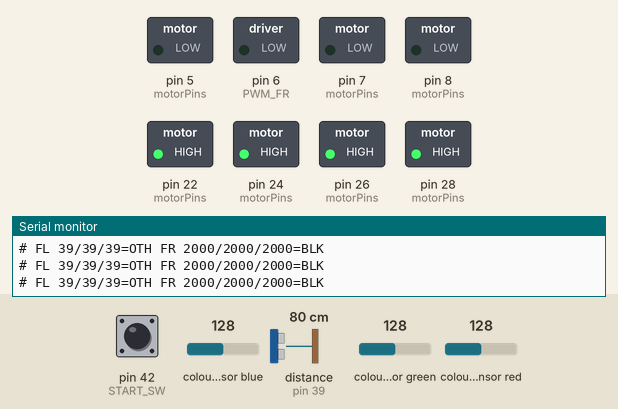
Simulated run of this sketch. Board: Arduino Mega 2560, built with avr-gcc and run on an emulated ATmega2560. On the bench: switched loads named in the sketch (green lamp = pin HIGH), the last lines printed to the serial monitor. Wiring (inferred from the names in the program): TCS3200 colour sensor: output pin 38; S2 pin 36; S3 pin 37; S0 pin 34; S1 pin 35. Dashed ring = blinking. The inputs (shaded band) are chosen by the test bench; at power-on: pin 42 (START_SW) HIGH, colour sensor green 128, colour sensor blue 128, distance to the obstacle (sensor on pin 39) 80 cm, colour sensor red 128. The echo pulse lasts 58.3 µs per cm; pins used as bus, display or sensor lines are not drawn.

Above: at 1.2 s.
1.3 s: pin 42 (START_SW) pulled LOW for 0.15 s
At 1.41 s:
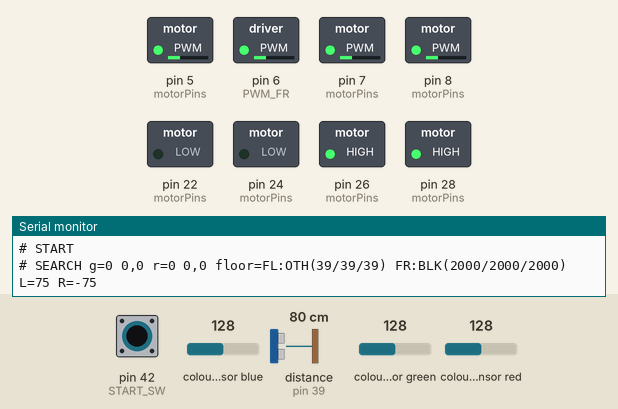
2.9 s: colour sensor green set to 5
4.8 s: pin 42 (START_SW) pulled LOW for 1 s
At 5.3 s:
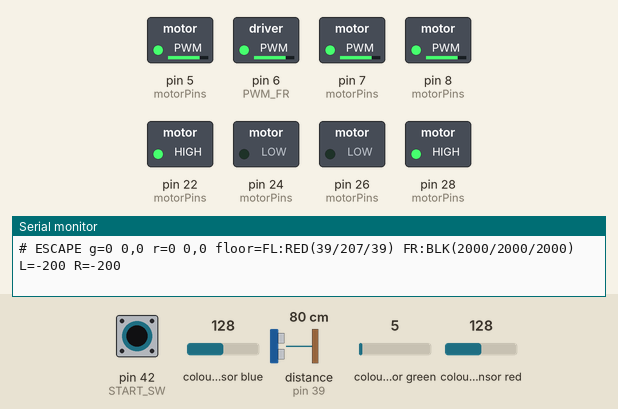
7.3 s: pin 42 (START_SW) pulled LOW for 3.2 s
At 8.09 s:
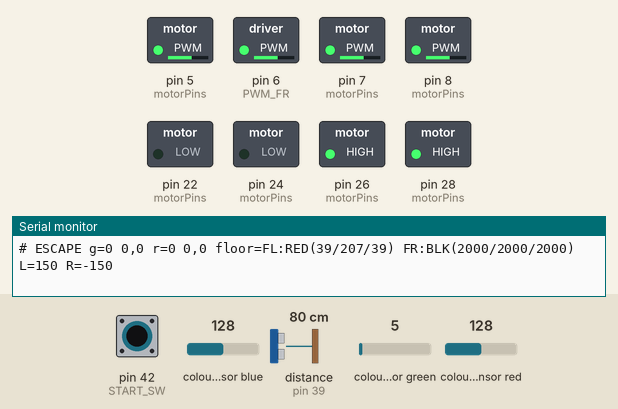
Timing chart, 0 to 12.0 s (numbered marks = the images above; inputs shaded):
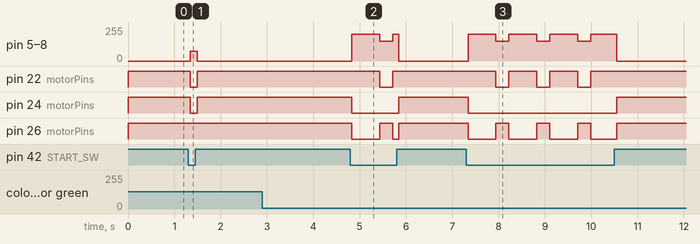

The sketch:

robot_arduino.ino
```cpp
/*
 * robot_arduino.ino — IRC 씨름로봇 (Arduino Mega 2560)
 * 배선: 씨름로봇 배선도 REV B 기준 (엔코더 없음, 컬러센서 앞 2개만 사용)
 *
 * 시작: D42 토글 스위치 ON → 오른쪽 회전부터 시작, OFF → 즉시 정지
 *       (전원 넣을 때 이미 ON 이면 한 번 OFF→ON 해야 시작)
 *
 * 판단 우선순위 (위가 먼저)
 *   1. 바닥 회피 : 앞 센서 중 하나라도 파랑 또는 빨강 감지 → 탈출 동작
 *                  FL만 → 짧게 후진 후 오른쪽 회전
 *                  FR만 → 짧게 후진 후 왼쪽 회전
 *                  둘 다 → 조금 길게 후진 후 크게 회전(마지막으로 상대 본 쪽)
 *                  후진은 색이 안 보일 때까지 (+ESC_BACK_EXTRA_MS), 최대 ESC_BACK_MAX_MS
 *                  ※ 뒤 센서가 없으므로 최대 후진 시간으로 제한
 *   2. 탐색      : 초록 모자가 안 보이면 제자리 회전
 *                  (전원 ON 직후엔 오른쪽, 이후엔 마지막으로 본 방향)
 *   3. 우회      : 빨간 원이 초록 모자 앞을 가리면 원 가장자리 바깥을 조준
 *   4. 돌진      : 초록 모자가 크게 보이면(가까우면) 최대 출력
 *   5. 추적      : 초록 모자 x 오차로 PID 조향
 *   (빨강 한쪽만 밟아도 1번 회피 동작을 함 — 2026-11-10 변경)
 *
 * Pi → Mega 시리얼 (USB, 115200bps), 한 줄씩:
 *   "V,g,gx,gy,gw,r,rx,ry,rw,rh\n"
 *   g / r : 초록 모자 / 빨간 원 보이면 1, 안 보이면 0
 *   x     : -100(화면 왼쪽 끝) ~ +100(오른쪽 끝), 0 = 화면 중앙
 *   y     : 0(화면 위) ~ 100(화면 아래)
 *   w     : x와 같은 스케일의 폭 (200 = 화면 전체 폭)
 *   h     : y와 같은 스케일의 높이
 * Mega → Pi : '#'으로 시작하는 줄은 디버그 출력 (robot_pi.py가 화면에 찍어줌)
 */

// ===================== 디버그 =====================
// 1로 바꾸면 모터를 멈추고 컬러센서 원시값만 출력 (임계값 맞출 때 사용)
#define COLOR_DEBUG 0
// 1로 바꾸면 주행하면서 100ms마다 현재 상태 출력
#define STATE_DEBUG 1

// ===================== 시작 토글 스위치 =====================
// D42 에 토글 스위치. 스위치 반대쪽 단자가
//   GND 에 연결  → SW_TO_GND 1 (기본, 내부 풀업 사용, ON = LOW)
//   5V  에 연결  → SW_TO_GND 0 (D42–GND 사이에 10kΩ 풀다운 저항 필요, ON = HIGH)
#define SW_TO_GND 1
const uint8_t START_SW = 42;
const unsigned long SW_DEBOUNCE_MS = 30;

// ===================== 핀 (배선도 기준) =====================
// 2026-11-13 motor_check 실측: 앞/뒤 바퀴가 핀과 반대로 연결돼 있어서 핀 이름을 실제 위치에 맞춤
//   왼쪽 앞 = 7/26, 왼쪽 뒤 = 5/22, 오른쪽 앞 = 6/24, 오른쪽 뒤 = 8/28 (왼쪽만 앞뒤 바뀜)
const uint8_t PWM_FL = 7, DIR_FL = 26;
const uint8_t PWM_RL = 5, DIR_RL = 22;
const uint8_t PWM_FR = 6, DIR_FR = 24;   // 2026-11-13 오른쪽은 원래 핀이 맞음
const uint8_t PWM_RR = 8, DIR_RR = 28;
// 바퀴 하나가 반대로 돌면 그 바퀴만 true/false 반대로
const bool INV_FL = false, INV_RL = true, INV_FR = false, INV_RR = true;   // 2026-11-13 motor_check 결과 반영

// ★ 임시 우회: FR 은 DIR 신호가 안 들어가서(D24→MDD10A#2 DIR1 배선 문제) 항상 뒤로만 돎.
//   true 면 FR 은 '뒤로 가야 할 때'만 돌리고, 앞으로 가야 할 때는 끔 (나머지 3바퀴로 전진).
//   (2026-11-13 핀 재배치 후 FR = 8/28. 이 기능은 꺼져 있음)
const bool FR_DIR_BROKEN = false;   // 2026-11-10 D24 선 다시 꽂음 → 해제

// TCS3200 컬러센서 2개 (앞 왼쪽 FL, 앞 오른쪽 FR) — S0~S3 공통, OUT 개별
// (REV A 의 RL=D40, RR=D41 은 이제 사용 안 함 → 비워두기)
const uint8_t CS_S0 = 34, CS_S1 = 35, CS_S2 = 36, CS_S3 = 37;
const uint8_t NUM_CS = 2;
const uint8_t CS_OUT[NUM_CS] = {38, 39};  // FL, FR
const uint8_t FL = 0, FR = 1;
const char* CS_NAME[NUM_CS] = {"FL", "FR"};

// ===================== 튜닝 값 =====================
const unsigned long START_DELAY_MS = 0;   // 스위치 ON 후 출발 대기 (규정에 대기시간 있으면 입력)

// 속도 (0~255)
const int SEARCH_SPEED = 75;    // 제자리 회전 탐색 (130→90→75. 안 돌면 80~90)

// ----- 반응 속도 개선 (2026-11-11) -----
// ① 탐색 중 모자를 처음 보면 반대로 짧게 돌려서 회전 관성(반동)을 끊음
const int BRAKE_PWR = 120;              // 브레이크 세기
const unsigned long BRAKE_MS = 50;      // 브레이크 시간 (오버슈트 남으면 늘리고, 반대로 튀면 줄이기)
// ② 모자가 옆에 있으면 먼저 제자리에서 돌아 조준하고, 가운데로 올수록 전진 속도를 올림
const int AIM_FULL_X = 50;              // |x| 가 이 이상이면 전진 0 (제자리 조준)
const int MIN_PIVOT = 80;               // 조준할 때 최소 회전 출력 (모터가 실제로 도는 최소값보다 크게)
const int AIM_DEAD = 8;                 // |x| 가 이 안이면 가운데로 봄
const int TRACK_SPEED  = 170;   // 추적
const int DETOUR_SPEED = 150;   // 우회
const int PUSH_SPEED   = 255;   // 돌진

// PID (입력: x 오차 -100~100, 출력: 좌우 속도 차)
const float KP = 1.2f;
const float KI = 0.0f;
const float KD = 0.04f;
const float I_LIMIT = 50.0f;
const int TURN_LIMIT = 150;       // 추적·우회 때 최대 조향값
const int PUSH_TURN_LIMIT = 80;   // 돌진 때 최대 조향값 (너무 꺾으면 밀리는 힘 손실)

// 비전 판단 기준 (단위는 위 시리얼 형식 참고)
const int CLOSE_W = 60;            // 초록 모자 폭이 이 이상이면 '가까움' → 돌진
const int RED_MIN_W = 30;          // 빨간 블록 폭이 이보다 작으면 멀리 있는 것으로 보고 무시
const int RED_NEAR_BOTTOM = 70;    // 빨간 블록 아래 끝(y)이 이 이상이면 로봇 앞에 있다고 판단
const int BLOCK_MARGIN = 10;       // 초록 x가 빨간 블록 좌우 범위 ± 이 값 안이면 '막음'
const int DETOUR_MARGIN = 25;      // 우회 때 빨간 가장자리에서 바깥으로 비켜 조준할 양
const unsigned long VISION_TIMEOUT_MS = 200;  // Pi 데이터가 이 시간 이상 안 오면 '안 보임' 처리

// 앞 센서 하나가 빨강 밟았을 때 살짝 조향 (원 가장자리 따라 돌기)
const int RED_NUDGE_FRONT = 90;

// 바닥 회피 동작 (속도 0~255, 시간 ms)
const int ESC_TURN = 150;        // 2026-11-10: 200→150 (회전 시간은 늘려서 각도 유지)
const int ESC_BACK = 200;
// 후진: 센서가 색을 더 이상 안 볼 때까지 + 여유 시간만큼 더. 단, 최대 시간은 넘지 않음
const unsigned int ESC_BACK_EXTRA_MS = 100;  // 색이 사라진 뒤 조금 더 후진하는 시간
const unsigned int ESC_BACK_MAX_MS   = 600;  // 후진 최대 시간 (뒤 센서 없음 → 뒤로 떨어지지 않게 제한)
const unsigned int ESC_TURN_MS       = 270;  // 한쪽만 감지: 회전 시간
const unsigned int ESC_TURN_BOTH_MS  = 500;  // 둘 다 감지: 크게 회전 (약 180°, 실측으로 조정)

// 컬러센서 판정 (COLOR_DEBUG 로 실제 경기장에서 값을 보고 맞추기)
const unsigned long CS_TIMEOUT_US = 2000;
const float BLACK_SUM  = 30.0f;   // 밝기 합(R+G+B)이 이보다 작으면 검정
const float RED_RATIO  = 0.45f;   // R 비율이 이보다 크면 빨강 후보
const float BLUE_RATIO = 0.50f;   // 임시: FR 이 책상 위에서 0.42~0.43 으로 읽혀 파랑 오판 → 경기장 보정 때 다시 맞추기

// ===================== 내부 상태 =====================
const uint8_t F_BLACK = 0, F_RED = 1, F_BLUE = 2, F_OTHER = 3;
const char* F_NAME[4] = {"BLK", "RED", "BLU", "OTH"};
uint8_t floorNow[NUM_CS], floorCand[NUM_CS], candCount[NUM_CS];
unsigned int rawR[NUM_CS], rawG[NUM_CS], rawB[NUM_CS];

// 센서 비트마스크
const uint8_t B_FL = 1, B_FR = 2;

const uint8_t M_SEARCH = 0, M_ESCAPE = 1, M_DETOUR = 2, M_PUSH = 3, M_TRACK = 4, M_HOLD = 5, M_BRAKE = 6;
const char* M_NAME[7] = {"SEARCH", "ESCAPE", "DETOUR", "PUSH", "TRACK", "HOLD", "BRAKE"};
uint8_t mode = M_SEARCH;

struct Vision {
  bool g; int gx, gy, gw;
  bool r; int rx, ry, rw, rh;
  unsigned long t;
};
Vision vis = {false, 0, 0, 0, false, 0, 0, 0, 0, 0};

char rxBuf[64];
uint8_t rxLen = 0;

// ----- 마지막으로 본 초록 모자 기억 -----
// 시작은 오른쪽 회전, 이후엔 모자를 마지막으로 본 쪽(움직이던 쪽)으로 회전
int lastSeenDir = 1;   // +1 = 오른쪽, -1 = 왼쪽. 전원 ON 직후 오른쪽 회전
const int DIR_DEADBAND = 10;            // 모자가 가운데(±10) 근처면 방향 기억을 안 바꿈 (흔들림 방지)
const int PREDICT_K = 3;                // 모자가 움직이던 속도 × 이 값만큼 앞을 예측
const unsigned long PUSH_HOLD_MS = 300; // 돌진 중 모자가 사라지면 이 시간 동안은 계속 밀기 (너무 가까워 화면 밖)
int spinDir = 1;                        // 탐색 때 실제로 돌던 방향
unsigned long brakeUntil = 0;           // 이 시각까지 브레이크
unsigned long lastGreenT = 0, lastVisT = 0;
int prevGx = 0;
bool prevGreen = false;
int detourSide = 1;

// 회피 상태: 0 = 안 함, 1 = 후진 중, 2 = 회전 중
const uint8_t ESC_NONE = 0, ESC_BACKING = 1, ESC_TURNING = 2;
uint8_t escPhase = ESC_NONE, escMask = 0;
int escTurnDir = 1;                 // +1 = 오른쪽 회전, -1 = 왼쪽 회전
unsigned int escTurnMs = 0;
unsigned long escPhaseStart = 0, escClearT = 0;
int escL = 0, escR = 0;             // 현재 회피 출력 (디버그용)

float iTerm = 0, prevErr = 0;
unsigned long prevPidT = 0, lastPidVisT = 0;
bool pidFresh = true;
int turnCmd = 0;

// ===================== 모터 =====================
void setMotor(uint8_t pwmPin, uint8_t dirPin, bool inv, int spd) {
  spd = constrain(spd, -255, 255);
  if (inv) spd = -spd;
  digitalWrite(dirPin, spd >= 0 ? HIGH : LOW);
  analogWrite(pwmPin, spd >= 0 ? spd : -spd);
}

// 왼쪽/오른쪽 속도 (-255~255). 범위를 넘으면 비율 유지하며 줄임
void drive(int l, int r) {
  int al = l < 0 ? -l : l;
  int ar = r < 0 ? -r : r;
  int m = al > ar ? al : ar;
  if (m > 255) {
    l = (int)((long)l * 255 / m);
    r = (int)((long)r * 255 / m);
  }
  setMotor(PWM_FL, DIR_FL, INV_FL, l);
  setMotor(PWM_RL, DIR_RL, INV_RL, l);
  if (FR_DIR_BROKEN) {
    // FR 은 방향 제어가 안 되고 항상 뒤로 돎 → 뒤로(r<0)일 때만 출력, 앞으로일 땐 0
    analogWrite(PWM_FR, r < 0 ? -r : 0);
  } else {
    setMotor(PWM_FR, DIR_FR, INV_FR, r);
  }
  setMotor(PWM_RR, DIR_RR, INV_RR, r);
}

// ===================== 컬러센서 =====================
void selectFilter(uint8_t s2, uint8_t s3) {
  digitalWrite(CS_S2, s2);
  digitalWrite(CS_S3, s3);
  delayMicroseconds(50);
}

unsigned int readPulse(uint8_t pin) {
  unsigned long p = pulseIn(pin, LOW, CS_TIMEOUT_US);
  return p == 0 ? CS_TIMEOUT_US : (unsigned int)p;
}

uint8_t classify(unsigned int r, unsigned int g, unsigned int b) {
  float R = 1000.0f / r, G = 1000.0f / g, B = 1000.0f / b;
  float s = R + G + B;
  if (s < BLACK_SUM) return F_BLACK;
  float rn = R / s, gn = G / s, bn = B / s;
  if (rn > RED_RATIO && gn < 0.30f) return F_RED;
  if (bn > BLUE_RATIO && rn < 0.30f) return F_BLUE;
  return F_OTHER;
}

void readSerial();

// 컬러센서를 읽는 사이사이 시리얼 수신도 처리해서 카메라 데이터가 밀리지 않게 함
void readFloor() {
  selectFilter(LOW, LOW);   for (uint8_t i = 0; i < NUM_CS; i++) rawR[i] = readPulse(CS_OUT[i]);
  readSerial();
  selectFilter(HIGH, HIGH); for (uint8_t i = 0; i < NUM_CS; i++) rawG[i] = readPulse(CS_OUT[i]);
  readSerial();
  selectFilter(LOW, HIGH);  for (uint8_t i = 0; i < NUM_CS; i++) rawB[i] = readPulse(CS_OUT[i]);
  readSerial();

  // 같은 색이 2번 연속 나와야 확정 (노이즈 방지)
  for (uint8_t i = 0; i < NUM_CS; i++) {
    uint8_t f = classify(rawR[i], rawG[i], rawB[i]);
    if (f == floorCand[i]) {
      if (candCount[i] < 2) candCount[i]++;
    } else {
      floorCand[i] = f;
      candCount[i] = 1;
    }
    if (candCount[i] >= 2) floorNow[i] = f;
  }
}

// ===================== Pi 데이터 =====================
void parseLine(char* s) {
  if (s[0] != 'V' || s[1] != ',') return;
  int v[9];
  uint8_t n = 0;
  char* p = s + 2;
  while (n < 9) {
    v[n++] = atoi(p);
    p = strchr(p, ',');
    if (!p) break;
    p++;
  }
  if (n != 9) return;
  vis.g = v[0];  vis.gx = v[1]; vis.gy = v[2]; vis.gw = v[3];
  vis.r = v[4];  vis.rx = v[5]; vis.ry = v[6]; vis.rw = v[7]; vis.rh = v[8];
  vis.t = millis();
  if (vis.t == 0) vis.t = 1;
}

void readSerial() {
  while (Serial.available()) {
    char c = Serial.read();
    if (c == '\r') continue;
    if (c == '\n') {
      rxBuf[rxLen] = 0;
      parseLine(rxBuf);
      rxLen = 0;
    } else if (rxLen < sizeof(rxBuf) - 1) {
      rxBuf[rxLen++] = c;
    } else {
      rxLen = 0;  // 줄이 너무 길면 버림
    }
  }
}

// ===================== 바닥 회피 =====================
// 감지된 센서 조합으로 회전 방향·시간 정하기 (앞 센서 2개 → 경우 3가지)
void planTurn(uint8_t m) {
  escMask = m;
  if (m == B_FL)      { escTurnDir = 1;  escTurnMs = ESC_TURN_MS; }       // 왼쪽 앞 → 오른쪽 회전
  else if (m == B_FR) { escTurnDir = -1; escTurnMs = ESC_TURN_MS; }       // 오른쪽 앞 → 왼쪽 회전
  else                { escTurnDir = lastSeenDir; escTurnMs = ESC_TURN_BOTH_MS; }  // 정면 → 크게 회전
}

// 회피: ① 색이 안 보일 때까지 후진 (+여유, 최대 ESC_BACK_MAX_MS) → ② 반대쪽으로 회전
// 회피 동작 중이면 true
bool runEscape(uint8_t hard) {
  unsigned long now = millis();

  if (hard) {
    if (escPhase == ESC_NONE) {                 // 새로 감지 → 후진 시작
      planTurn(hard);
      escPhase = ESC_BACKING;
      escPhaseStart = now;
    } else if (escPhase == ESC_BACKING && (hard & ~escMask)) {
      planTurn(hard | escMask);                 // 후진 중 다른 쪽도 감지 → 회전 계획만 갱신 (후진 시간은 이어서)
    }
    // 회전 중에 감지된 건 무시하고 회전을 끝까지 함 (끝난 뒤에도 보이면 다시 후진)
  }

  if (escPhase == ESC_BACKING) {
    if (hard) escClearT = 0;
    else if (escClearT == 0) escClearT = now;   // 색이 처음 사라진 시각
    bool cleared = escClearT != 0 && now - escClearT >= ESC_BACK_EXTRA_MS;
    bool tooLong = now - escPhaseStart >= ESC_BACK_MAX_MS;
    if (cleared || tooLong) {
      escPhase = ESC_TURNING;
      escPhaseStart = now;
    } else {
      escL = -ESC_BACK; escR = -ESC_BACK;
      drive(escL, escR);
      return true;
    }
  }

  if (escPhase == ESC_TURNING) {
    if (now - escPhaseStart >= escTurnMs) {
      escPhase = ESC_NONE;
      escMask = 0;
      escClearT = 0;
      return false;
    }
    escL = escTurnDir * ESC_TURN; escR = -escTurnDir * ESC_TURN;
    drive(escL, escR);
    return true;
  }
  return false;
}

int redNudge() {
  int n = 0;
  if (floorNow[FL] == F_RED) n += RED_NUDGE_FRONT;
  if (floorNow[FR] == F_RED) n -= RED_NUDGE_FRONT;
  return n;   // + = 오른쪽으로 조향
}

// ===================== PID =====================
void resetPid() {
  iTerm = 0;
  pidFresh = true;
}

int pid(float err) {
  unsigned long now = millis();
  float d = 0;
  if (!pidFresh) {
    float dt = (now - prevPidT) / 1000.0f;
    if (dt > 0) {
      iTerm = constrain(iTerm + err * dt, -I_LIMIT, I_LIMIT);
      d = (err - prevErr) / dt;
    }
  }
  prevErr = err;
  prevPidT = now;
  pidFresh = false;
  float out = KP * err + KI * iTerm + KD * d;
  return (int)constrain(out, (float)-TURN_LIMIT, (float)TURN_LIMIT);
}

bool setMode(uint8_t m) {
  if (m == mode) return false;
  mode = m;
  resetPid();
  return true;
}

// ===================== 시작 스위치 =====================
bool swRaw() {
#if SW_TO_GND
  return digitalRead(START_SW) == LOW;
#else
  return digitalRead(START_SW) == HIGH;
#endif
}

bool running = false;
bool swStable = false, swLast = false;
unsigned long swChangeT = 0, runStartT = 0;

// 스위치 상태 갱신. 주행해도 되면 true
bool updateSwitch() {
  bool s = swRaw();
  unsigned long now = millis();
  if (s != swLast) {
    swLast = s;
    swChangeT = now;
  }
  if (s != swStable && now - swChangeT >= SW_DEBOUNCE_MS) {
    swStable = s;
    if (s) {
      // OFF → ON : 처음 상태로 초기화 후 시작
      running = true;
      runStartT = now;
      lastSeenDir = 1;   // 시작은 항상 오른쪽 회전
      lastGreenT = 0; lastVisT = 0; prevGreen = false;
      escPhase = ESC_NONE;
      escMask = 0;
      escClearT = 0;
      mode = M_SEARCH;
      resetPid();
      Serial.println("# START");
    } else {
      running = false;
      Serial.println("# STOP");
    }
  }
  return running && (now - runStartT >= START_DELAY_MS);
}

// ===================== 디버그 출력 =====================
void printColorDebug() {
  static unsigned long last = 0;
  if (millis() - last < 200) return;
  last = millis();
  Serial.print('#');
  for (uint8_t i = 0; i < NUM_CS; i++) {
    Serial.print(' '); Serial.print(CS_NAME[i]); Serial.print(' ');
    Serial.print(rawR[i]); Serial.print('/');
    Serial.print(rawG[i]); Serial.print('/');
    Serial.print(rawB[i]); Serial.print('=');
    Serial.print(F_NAME[floorNow[i]]);
  }
  Serial.println();
}

void printStateDebug(int l, int r) {
  static unsigned long last = 0;
  if (millis() - last < 100) return;
  last = millis();
  Serial.print("# "); Serial.print(M_NAME[mode]);
  Serial.print(" g="); Serial.print(vis.g); Serial.print(' '); Serial.print(vis.gx);
  Serial.print(','); Serial.print(vis.gw);
  Serial.print(" r="); Serial.print(vis.r); Serial.print(' '); Serial.print(vis.rx);
  Serial.print(','); Serial.print(vis.rw);
  Serial.print(" floor=");
  for (uint8_t i = 0; i < NUM_CS; i++) {
    // 판정 + 원시값(R/G/B 펄스폭) 같이 출력 → 주행 중에도 임계값 보정 가능
    Serial.print(CS_NAME[i]); Serial.print(':'); Serial.print(F_NAME[floorNow[i]]);
    Serial.print('('); Serial.print(rawR[i]); Serial.print('/'); Serial.print(rawG[i]);
    Serial.print('/'); Serial.print(rawB[i]); Serial.print(") ");
  }
  Serial.print("L="); Serial.print(l); Serial.print(" R="); Serial.println(r);
}

// ===================== setup / loop =====================
void setup() {
  const uint8_t motorPins[8] = {PWM_FL, DIR_FL, PWM_RL, DIR_RL, PWM_FR, DIR_FR, PWM_RR, DIR_RR};
  for (uint8_t i = 0; i < 8; i++) pinMode(motorPins[i], OUTPUT);
  drive(0, 0);

  pinMode(CS_S0, OUTPUT); pinMode(CS_S1, OUTPUT);
  pinMode(CS_S2, OUTPUT); pinMode(CS_S3, OUTPUT);
  digitalWrite(CS_S0, HIGH);   // 출력 주파수 20% 스케일
  digitalWrite(CS_S1, LOW);
  for (uint8_t i = 0; i < NUM_CS; i++) {
    pinMode(CS_OUT[i], INPUT);
    floorNow[i] = F_BLACK;
    floorCand[i] = F_BLACK;
    candCount[i] = 0;
  }

#if SW_TO_GND
  pinMode(START_SW, INPUT_PULLUP);
#else
  pinMode(START_SW, INPUT);
#endif

  Serial.begin(115200);

  // 전원 넣을 때 스위치가 이미 ON 이면 바로 출발하지 않음 (안전)
  // → 한 번 OFF 했다가 ON 해야 시작
  swStable = swLast = swRaw();
  if (swStable) Serial.println("# 스위치가 ON 상태로 켜짐: OFF 후 다시 ON 하면 시작");
}

void loop() {
  readSerial();
  readFloor();
  readSerial();

#if COLOR_DEBUG
  drive(0, 0);
  printColorDebug();
  return;
#endif

  if (!updateSwitch()) {
    drive(0, 0);   // 스위치 OFF (또는 출발 대기 중) → 정지
    // 스위치 OFF 동안은 컬러센서 값을 출력 → 로봇을 바닥에 내려놓고 보정 가능
    if (!running) printColorDebug();
    return;
  }

  unsigned long now = millis();
  bool visOk = vis.t != 0 && (now - vis.t) < VISION_TIMEOUT_MS;
  bool green = visOk && vis.g;
  if (green) {
    // 새 카메라 프레임일 때만 기억 갱신
    if (vis.t != lastVisT) {
      int pred = vis.gx;
      if (prevGreen) pred += (vis.gx - prevGx) * PREDICT_K;   // 모자가 움직이던 쪽으로 예측
      if (pred > DIR_DEADBAND)       lastSeenDir = 1;   // 오른쪽에서 사라질 것 같음 → 오른쪽으로
      else if (pred < -DIR_DEADBAND) lastSeenDir = -1;  // 왼쪽 → 왼쪽으로
      // 가운데면 이전 방향 유지
      prevGx = vis.gx;
      lastVisT = vis.t;
    }
    lastGreenT = now;
  }
  prevGreen = green;

  uint8_t blueMask = 0, redMask = 0;
  for (uint8_t i = 0; i < NUM_CS; i++) {
    if (floorNow[i] == F_BLUE) blueMask |= (1 << i);
    if (floorNow[i] == F_RED)  redMask  |= (1 << i);
  }

  // 1. 바닥 회피
  // 파랑(경계) 또는 빨강(중앙 원) 중 하나라도 밟으면 → 후진 후 반대쪽으로 회전
  //   FL만 → 후진 후 오른쪽 회전 / FR만 → 후진 후 왼쪽 회전 / 둘 다 → 길게 후진 후 크게 회전
  uint8_t hard = blueMask | redMask;
  if (runEscape(hard)) {
    setMode(M_ESCAPE);
#if STATE_DEBUG
    printStateDebug(escL, escR);
#endif
    return;
  }

  // 2-1. 돌진하다가 모자가 사라짐 → 너무 가까워서 화면 밖으로 나간 것. 잠깐 계속 밀기
  if (!green && (mode == M_PUSH || mode == M_HOLD) && now - lastGreenT < PUSH_HOLD_MS) {
    setMode(M_HOLD);
    drive(PUSH_SPEED, PUSH_SPEED);
#if STATE_DEBUG
    printStateDebug(PUSH_SPEED, PUSH_SPEED);
#endif
    return;
  }

  // 2-2. 탐색: 처음엔 오른쪽, 이후엔 마지막으로 본 쪽으로 제자리 회전
  if (!green) {
    setMode(M_SEARCH);
    spinDir = lastSeenDir;
    int l = spinDir * SEARCH_SPEED, r = -spinDir * SEARCH_SPEED;
    drive(l, r);
#if STATE_DEBUG
    printStateDebug(l, r);
#endif
    return;
  }

  // 2-3. 탐색하다가 방금 모자를 찾음 → 짧게 반대로 돌려서 회전 관성(반동) 끊기
  if (mode == M_SEARCH) brakeUntil = now + BRAKE_MS;
  if ((long)(brakeUntil - now) > 0) {
    setMode(M_BRAKE);
    int l = -spinDir * BRAKE_PWR, r = spinDir * BRAKE_PWR;
    drive(l, r);
#if STATE_DEBUG
    printStateDebug(l, r);
#endif
    return;
  }

  // 3. 빨간 원이 앞을 막는지 판단
  bool blocked = false;
  int aim = vis.gx;
  if (vis.r && vis.rw >= RED_MIN_W && (vis.ry + vis.rh / 2) >= RED_NEAR_BOTTOM) {
    int left = vis.rx - vis.rw / 2;
    int right = vis.rx + vis.rw / 2;
    if (vis.gx >= left - BLOCK_MARGIN && vis.gx <= right + BLOCK_MARGIN) {
      blocked = true;
      if (mode != M_DETOUR) detourSide = vis.gx >= vis.rx ? 1 : -1;  // 우회 방향은 처음에 한 번만 정함
      aim = detourSide > 0 ? right + DETOUR_MARGIN : left - DETOUR_MARGIN;
      aim = constrain(aim, -100, 100);
    }
  }

  uint8_t m = blocked ? M_DETOUR : (vis.gw >= CLOSE_W ? M_PUSH : M_TRACK);
  bool changed = setMode(m);

  // PID는 새 카메라 데이터가 왔을 때만 갱신
  if (changed || vis.t != lastPidVisT) {
    turnCmd = pid((float)aim);
    lastPidVisT = vis.t;
  }

  int base = (m == M_DETOUR) ? DETOUR_SPEED : (m == M_PUSH ? PUSH_SPEED : TRACK_SPEED);
  int turn = turnCmd;
  if (m == M_PUSH) {
    turn = constrain(turn, -PUSH_TURN_LIMIT, PUSH_TURN_LIMIT);
  } else {
    // 조준 먼저: 모자가 옆에 있을수록 전진을 줄이고 제자리에서 돌아 맞춤
    int ax = abs(aim);
    float k = 1.0f - (float)ax / AIM_FULL_X;
    if (k < 0) k = 0;
    base = (int)(base * k);
    if (ax > AIM_DEAD && abs(turn) < MIN_PIVOT && base < MIN_PIVOT)
      turn = (aim > 0 ? 1 : -1) * MIN_PIVOT;   // 너무 약하면 바퀴가 안 돌아서 반응이 굼뜸
  }
  turn += redNudge();

  int l = base + turn, r = base - turn;
  drive(l, r);
#if STATE_DEBUG
  printStateDebug(l, r);
#endif
}
```

Measured:
- after the input at 1.3 s, pin 5 (motorPins), pin 6 (PWM_FR), pin 7 (motorPins), pin 8 (motorPins): 0/255 → 75/255 at once, → 0/255 0.15 s later; pin 22 (motorPins), pin 24 (motorPins): HIGH → LOW at once, → HIGH 0.15 s later
- after the input at 4.8 s, pin 5 (motorPins), pin 6 (PWM_FR): 0/255 → 200/255 at once, → 150/255 0.60 s later, → 200/255 0.28 s later, → 0/255 0.13 s later
- after the input at 7.3 s, pin 5 (motorPins), pin 6 (PWM_FR): 0/255 → 200/255 at once, then repeats every 0.88 s: 150/255 0.28 s, 200/255 0.60 s, until it stays 0/255 from 10.5 s
